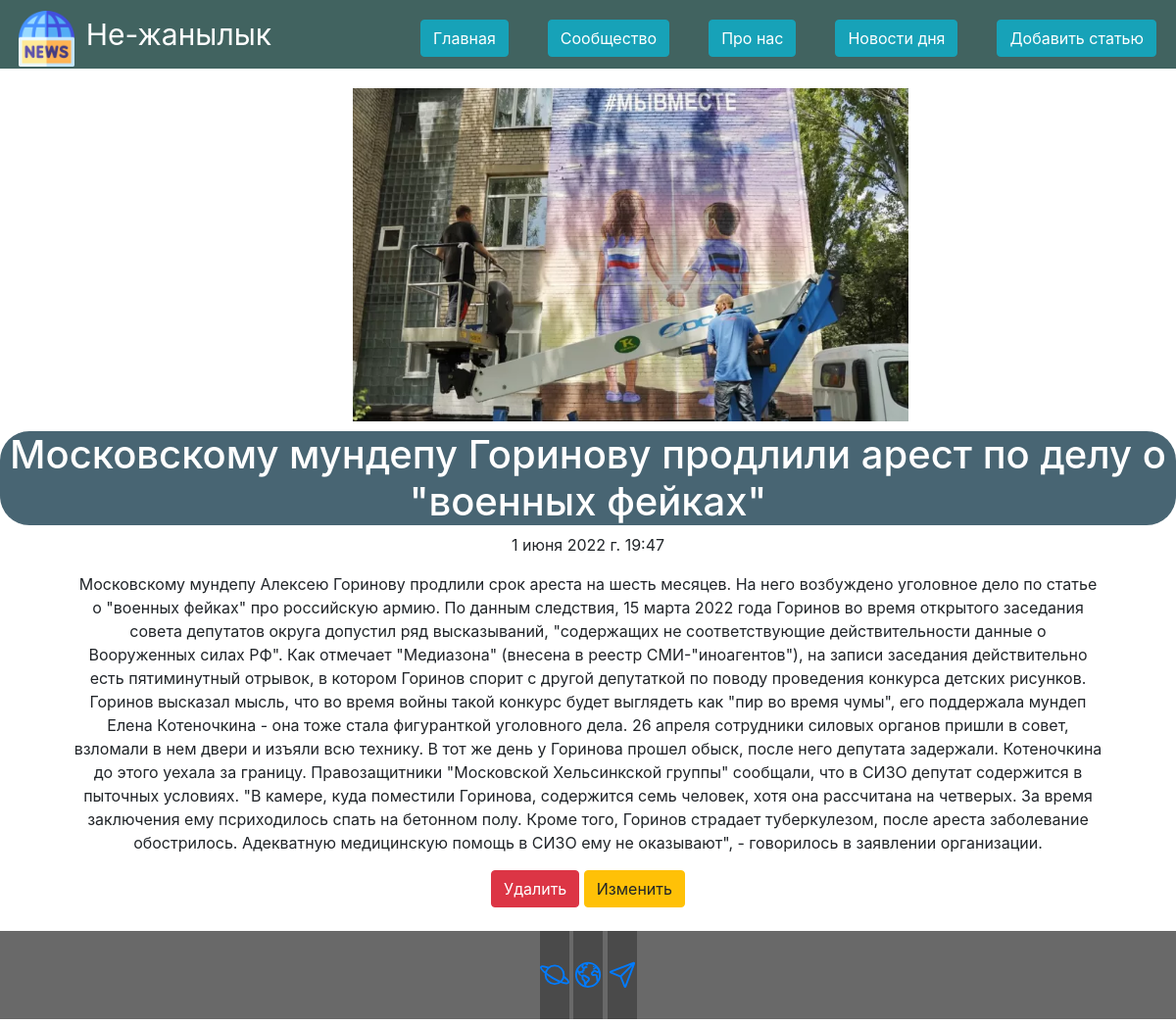
The page /10 on the database as committed earlier.
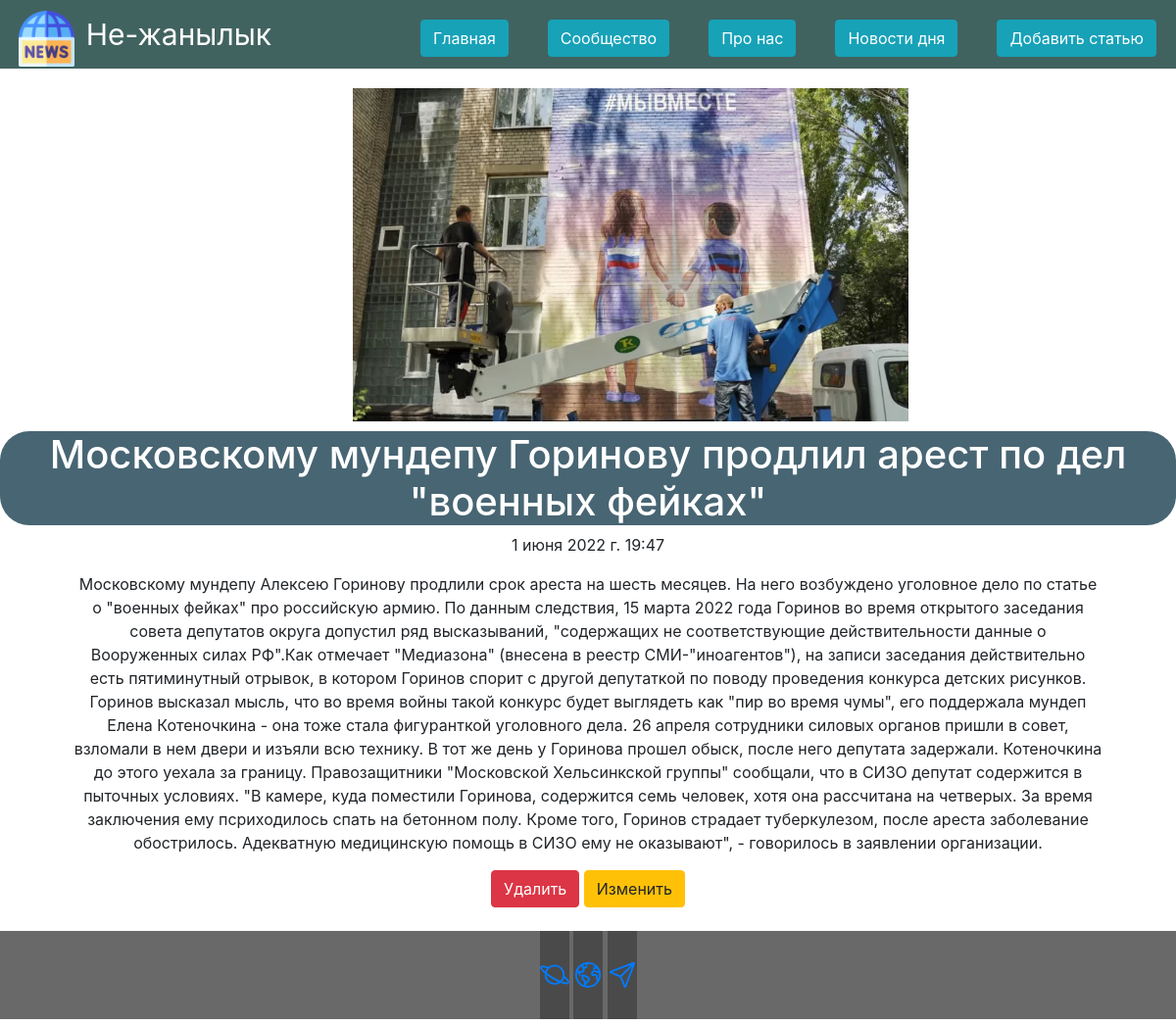
The same page on the database as committed later.
### main/models.py (models this page shows, shortened)
class HomeNews(models.Model):
    img = models.ImageField(upload_to='img', null=True, blank=True)
    title = models.CharField('Название', max_length=90)
    description = models.TextField('Описание')
    date = models.DateTimeField('Дата и время публикации')
    class Meta:
        verbose_name = 'Новости на главном странице'
        verbose_name_plural = 'Новости на главном странице'

### main/views.py (the view)
# urls.py: path('<int:pk>', views.HomeDetail.as_view(), name='detail_home'),
class HomeDetail(DetailView):
    model = HomeNews
    template_name = 'main/details_main.html'
    context_object_name = 'home'

### main/templates/main/details_main.html (shortened to what this page needs)
{% extends 'main/layout.html' %}
{% load static %}
{% block content %}
<div class="features">
    <div class="detail">
        <img class="imgfile" src="{{ home.img.url }}" alt="">
        <h1>{{ home.title }}</h1>
        <p>{{ home.date }}</p>
        <p>{{ home.description }}</p>
        <div align="center">
            <a href="{% url 'delete_home' home.id %}" class="btn btn-danger">Удалить</a>
            <a href="{% url 'update_home' home.id %}" class="btn btn-warning">Изменить</a>
        </div><br>
    </div>
</div>
{% endblock %}

Rows that differ between the two databases and show on the page:
changed HomeNews: title "Московскому мундепу Горинову продлили арест по делу о \"военных фейках\"" → "Московскому мундепу Горинову продлил арест по дел \"военных фейках\""; description "…данные о Вооруженных силах РФ\". Как отмечает \"Медиазона\" (внесена в…" → "…данные о Вооруженных силах РФ\".Как отмечает \"Медиазона\" (внесена в…"
